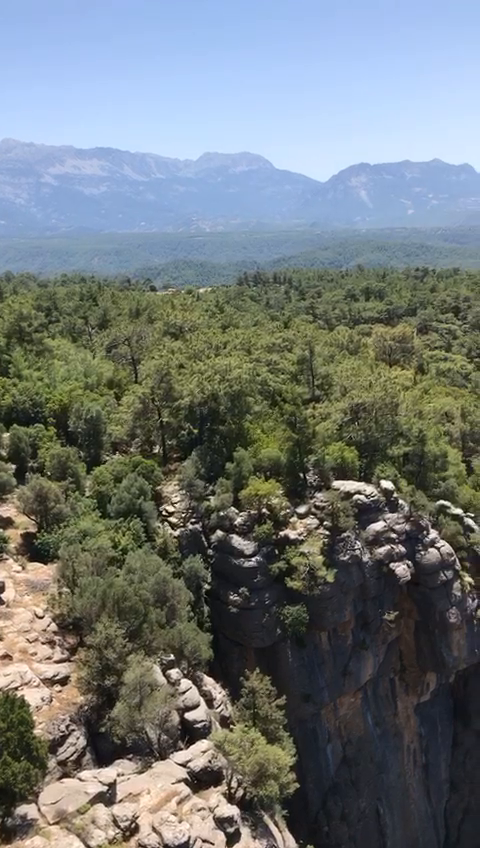
#> input picture frame 37 of images and vid/antalya.mp4, 480 x 848 px
$ python 04_color_space_vid.py
#> lines starting #> are read from the running program, lines starting #| are printed output that depends on the picture
import cv2

cap = cv2.VideoCapture("01_OpenCVIntro/video_okuma_izleme/antalya.mp4")

while True:
    ret, frame = cap.read()
#> frame is the input picture: shape (848, 480, 3); mean B, G, R 120.6, 119.9, 113

    frame = cv2.cvtColor(frame,cv2.COLOR_BGR2GRAY)##--> Function for change color
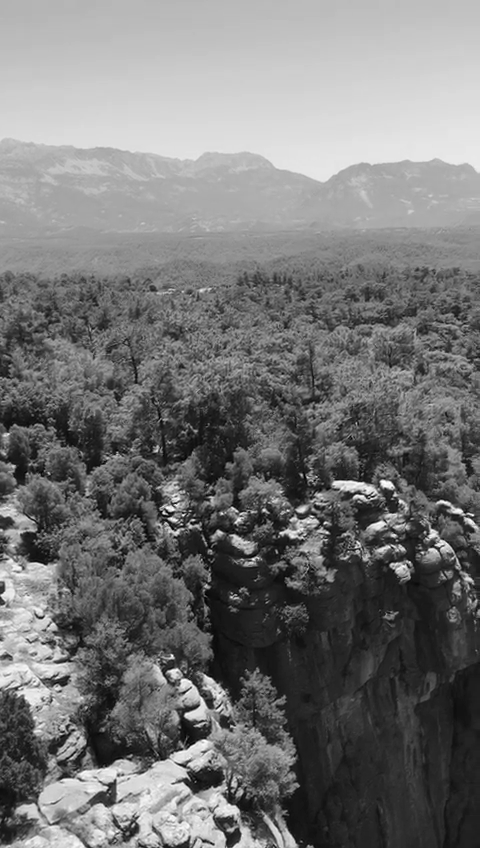
#> frame: shape (848, 480); min 0, max 255, mean 117.9
    frame=cv2.flip(frame, 1)
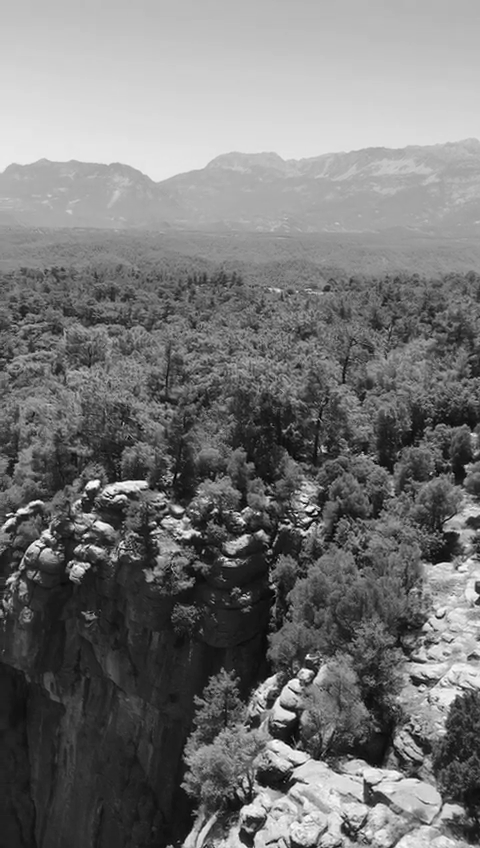
#> frame: shape (848, 480); min 0, max 255, mean 117.9
    cv2.imshow("Antalya",frame)
    if cv2.waitKey(10) & 0xFF == ord("q"):
#> (key q is pressed here)
        break
cap.release()
cv2.destroyAllWindows()

$ run again, starting later in the video
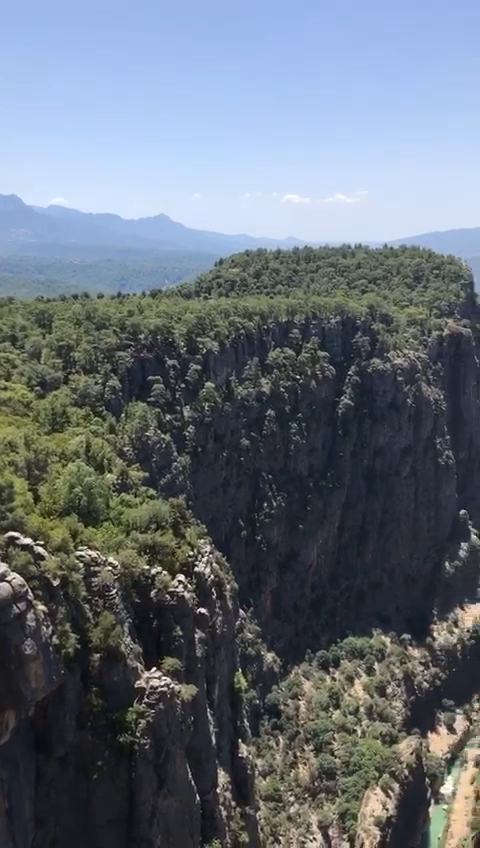
#> input picture frame 169 of images and vid/antalya.mp4, 480 x 848 px
#> frame is the input picture: shape (848, 480, 3); mean B, G, R 120.5, 110.5, 101.7
#> `frame = cv2.cvtColor(frame,cv2.COLOR_BGR2GRAY)##--> Function for chang..`:
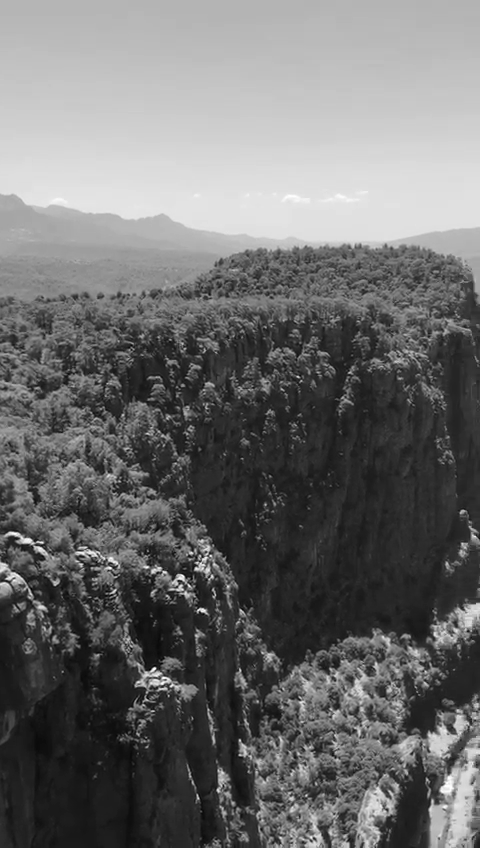
#> frame: shape (848, 480); min 2, max 255, mean 109
#> `frame=cv2.flip(frame, 1)`:
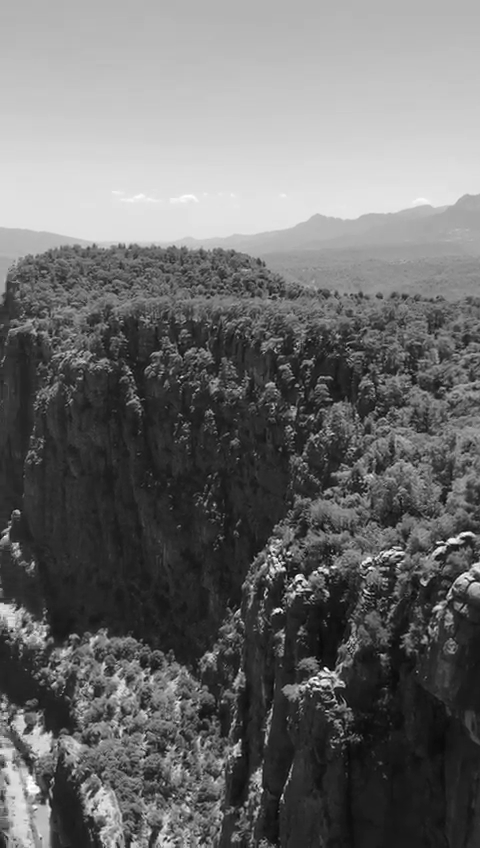
#> frame: shape (848, 480); min 2, max 255, mean 109

$ run again, starting later in the video
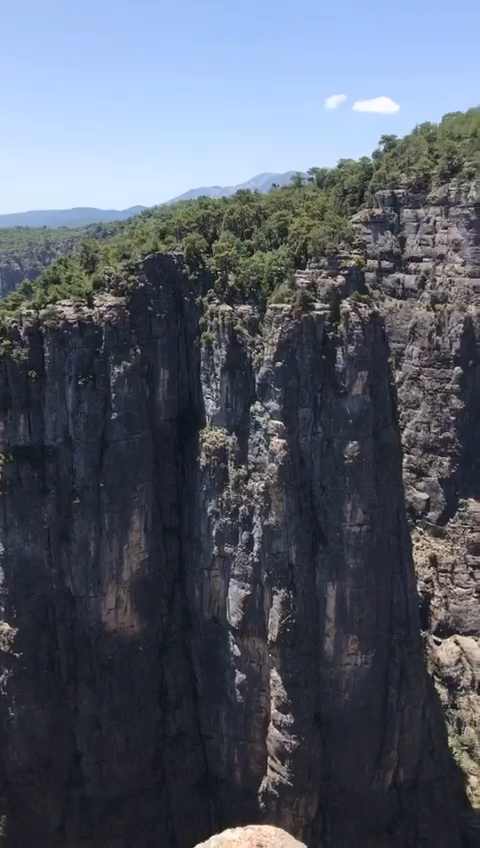
#> input picture frame 301 of images and vid/antalya.mp4, 480 x 848 px
#> frame is the input picture: shape (848, 480, 3); mean B, G, R 105.3, 92.3, 85.4
#> `frame = cv2.cvtColor(frame,cv2.COLOR_BGR2GRAY)##--> Function for chang..`:
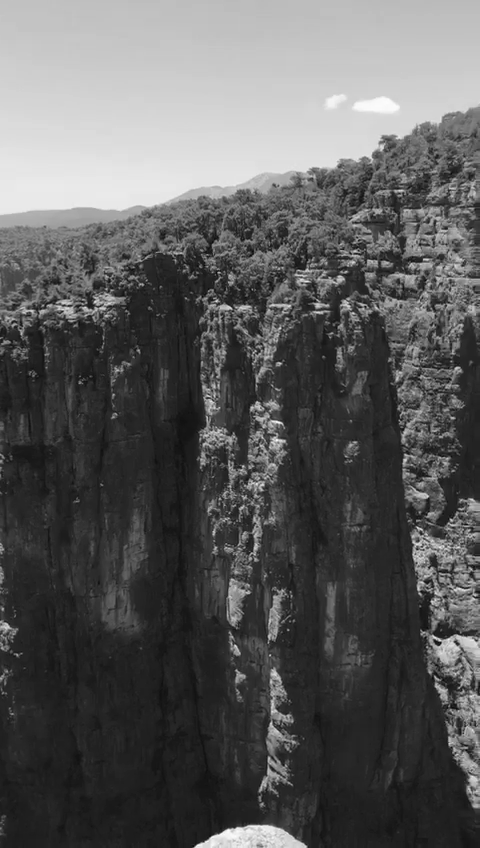
#> frame: shape (848, 480); min 8, max 252, mean 91.7
#> `frame=cv2.flip(frame, 1)`:
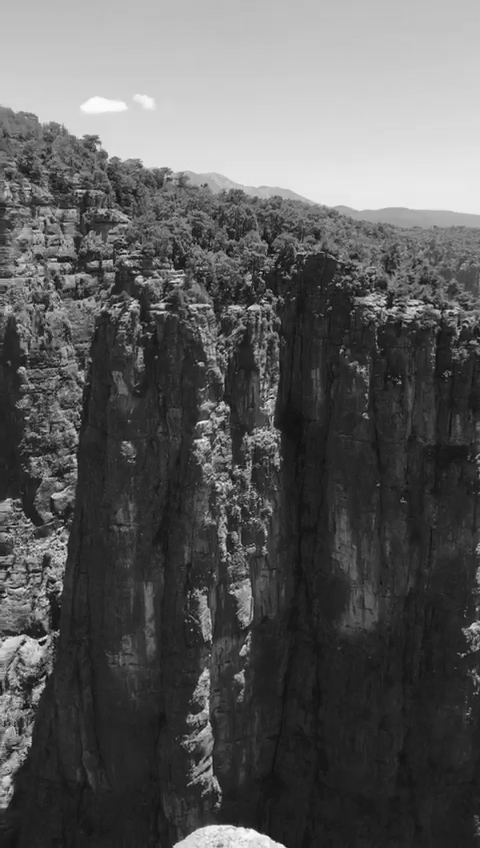
#> frame: shape (848, 480); min 8, max 252, mean 91.7
